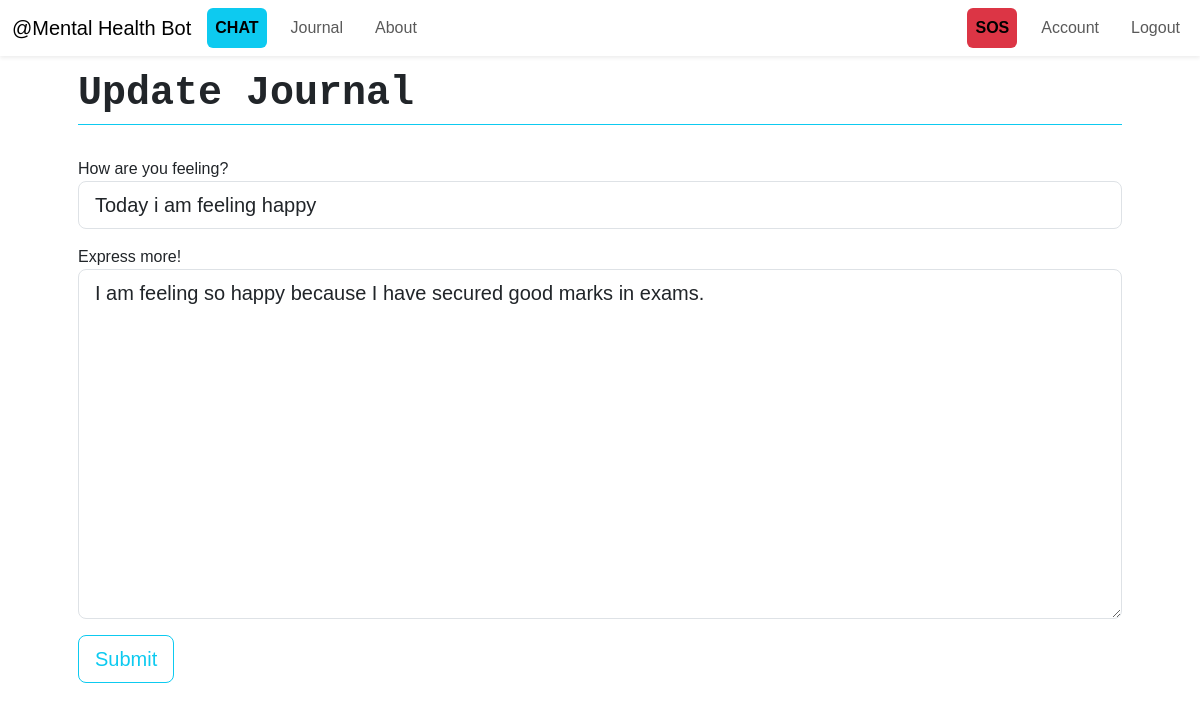
Screenshot of /journal/2/update (signed in) with the database file from the repository.
### ChatbotWebsite/models.py (models this page shows, shortened)
class Journal(db.Model):
    id = db.Column(db.Integer, primary_key=True)
    timestamp = db.Column(db.DateTime, nullable=False, default=datetime.utcnow)  # ✅ Use UTC time
    mood = db.Column(db.String(30), nullable=False)
    content = db.Column(db.String(3000), nullable=False)
    user_id = db.Column(db.Integer, db.ForeignKey('users.id'), nullable=False)

### ChatbotWebsite/journal/routes.py (the view)
@journals.route("/journal/<int:journal_id>/update", methods=["GET", "POST"])
@login_required
def update_journal(journal_id):
    journal = Journal.query.get_or_404(journal_id)  # Get journal from database
    if (
        journal.user != current_user
    ):  # If journal does not belong to current user, abort
        abort(403)
    form = JournalForm()  # Create Journal Form
    if (
        form.validate_on_submit()
    ):  # If form is submitted, update journal and add to database
        journal.mood = form.mood.data
        journal.content = form.content.data
        db.session.commit()
        flash("Journal has been updated!", "success")
        return redirect(url_for("journals.journal", journal_id=journal.id))
    elif request.method == "GET":
        form.mood.data = journal.mood
        form.content.data = journal.content
    return render_template(
        "create_journal.html",
        title="Update Journal",
        legend="Update Journal",
        journal=journal,
        form=form,
    )

### ChatbotWebsite/journal/forms.py
class JournalForm(FlaskForm):
    mood = StringField(
        "How are you feeling?", validators=[DataRequired(), Length(max=30)]
    )
    content = TextAreaField(
        "Express more!", validators=[DataRequired(), Length(max=3000)]
    )
    submit = SubmitField("Submit")

### ChatbotWebsite/models.py (called while the page is built)
@login_manager.user_loader
def load_user(user_id):
    return User.query.get(int(user_id))

### ChatbotWebsite/templates/create_journal.html (shortened to what this page needs)
{% extends 'layout.html' %}
{% block content %}
<div class="container-sm px-5">
    <form method="POST" action="">
      <fieldset class="form-group d-grid gap-3">
        <legend
          class="fs-1 fw-bold font-monospace border-bottom border-info mb-3 mt-2"
        >
          {{legend}}
        </legend>
        <div class="form-group">
          {{form.mood.label(class="form-control-label")}} {%if
          form.mood.errors%} {{form.mood(class="form-control form-control-lg
          is-invalid")}} {%for error in form.mood.errors%}
          <div class="invalid-feedback">{{error}}</div>
          {%endfor%} {%else%} {{form.mood(class="form-control form-control-lg")}}
          {%endif%}
        </div>
        <div class="form-group">
          {{form.content.label(class="form-control-label")}} {%if
          form.content.errors%} {{form.content(class="form-control
          form-control-lg is-invalid")}} {%for error in form.content.errors%}
          <div class="invalid-feedback">{{error}}</div>
          {%endfor%} {%else%} {{form.content(class="form-control
          form-control-lg",style="height:350px")}} {%endif%}
        </div>
      </fieldset>
      <div class="form-group">
        {{form.submit(class="btn btn-outline-info btn-lg mt-3")}}
      </div>
    </form>
  </div>
{% endblock content%}

### ChatbotWebsite/static/styles/layout.css (style rules this page uses)
body { font-family: Arial, Helvetica, sans-serif; }

### rows the page displays
Journal: mood "Today i am feeling happy", content "I am feeling so happy because I have secured good marks in exams."

### other values shown
{{ legend }} "Update Journal"
